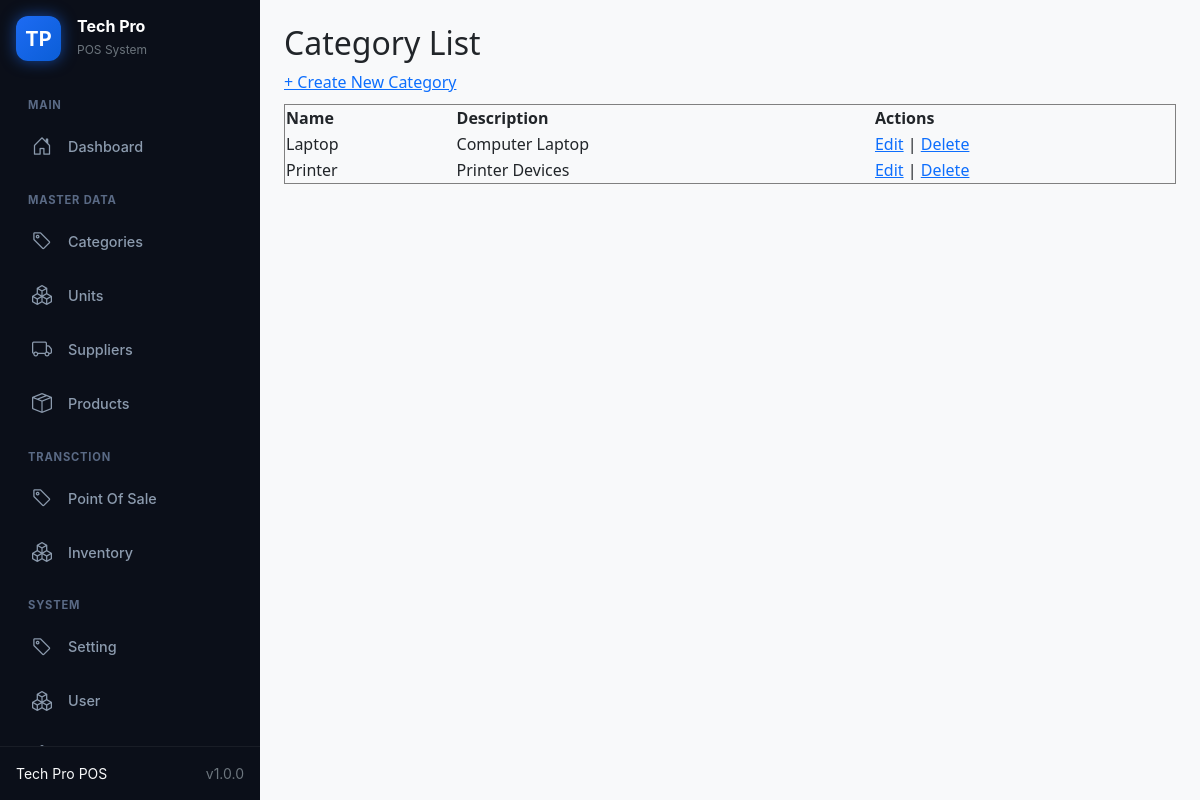
The page /category/ on the database its author committed.
### myapp/models.py (models this page shows, shortened)
class Category(models.Model):
  name = models.CharField(max_length=100,unique=True, validators=[validate_category_name])
  description = models.CharField(max_length=50,blank=True)
  is_active = models.BooleanField(default=True)

### myapp/views.py (the view)
# urls.py: path('category/', views.category_list, name='category_list'),
def category_list(request):
  category = Category.objects.all()
  return render(request, 'category/category_list.html', {'categories': category})

### myapp/templates/category/category_list.html
{% extends 'includes/sidebar.html' %}
{% load static %}
{% block content %}
<h2>Category List</h2>
<a href="{% url 'myapp:category_create' %}">+ Create New Category</a>
<table border="1" style="margin-top: 10px; width: 100%;">
  <tr>
    <th>Name</th>
    <th>Description</th>
    <th>Actions</th>
  </tr>
  {% for category in categories %}
  <tr>
    <td>{{ category.name }}</a></td>
    <td>{{category.description }}</td>
    <td>
      <a href="{% url 'myapp:category_update' category.pk %}">Edit</a> |
      <a href="{% url 'myapp:category_delete' category.pk %}">Delete</a>
    </td>
  </tr>
  {% empty %}
  <tr>
    <td colspan="5">No category available.</td>
  </tr>
  {% endfor %}
</table>
{% endblock %}

### rows shown on the page
Category: name "Laptop", description "Computer Laptop"
Category: name "Printer", description "Printer Devices"
